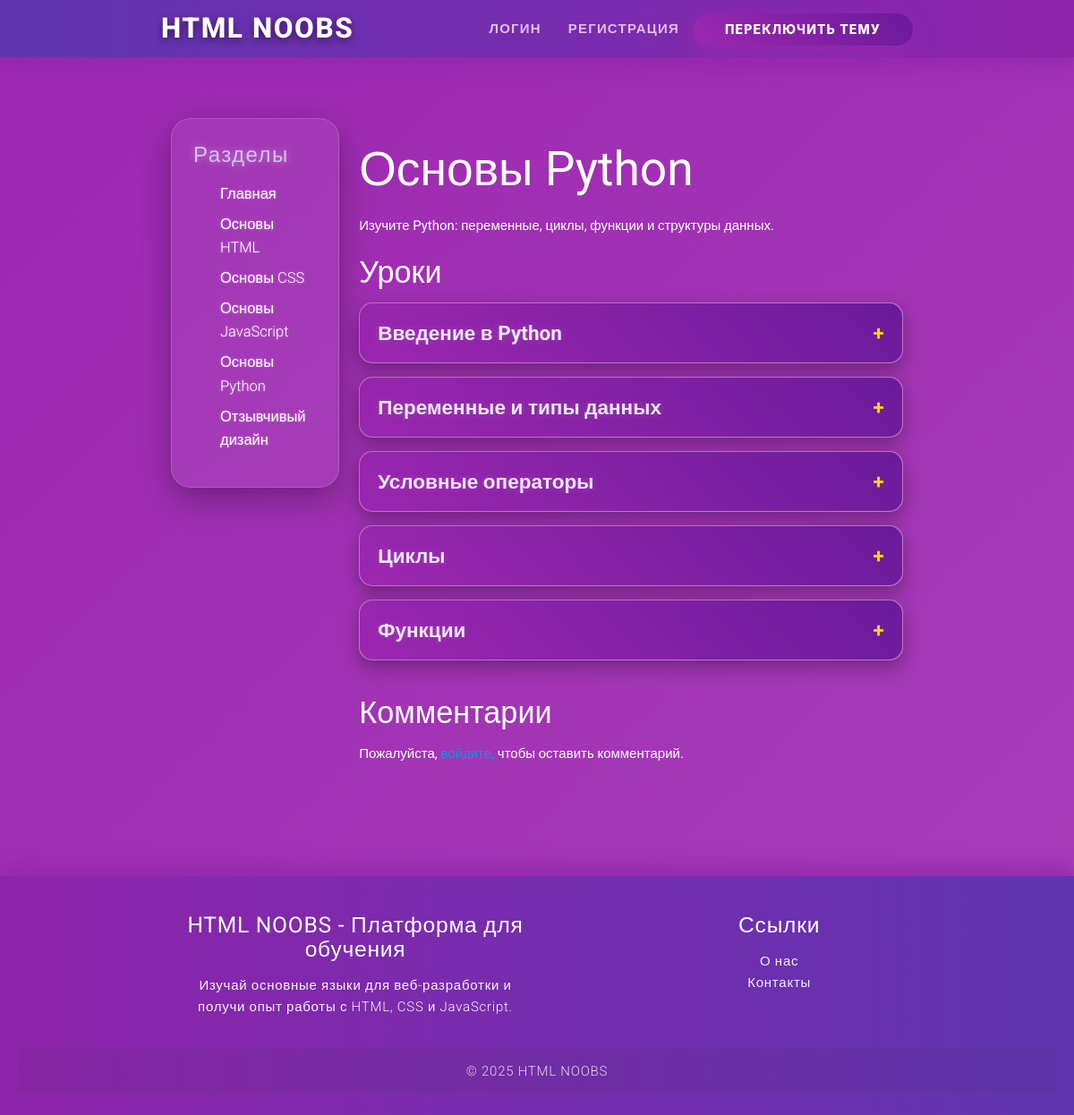
Page /topic/5 on the committed database.
### app.py (models this page shows)
class Topic(db.Model):
    id = db.Column(db.Integer, primary_key=True)
    title = db.Column(db.String(100), nullable=False)
    content = db.Column(db.Text, nullable=False)
    lessons = db.relationship('Lesson', backref='topic', lazy=True)
    comments = db.relationship('Comment', backref='topic', lazy=True)

class Lesson(db.Model):
    id = db.Column(db.Integer, primary_key=True)
    title = db.Column(db.String(100), nullable=False)
    description = db.Column(db.Text, nullable=False)
    content = db.Column(db.Text, nullable=False)  # Поле для обучающей информации
    topic_id = db.Column(db.Integer, db.ForeignKey('topic.id'), nullable=False)

### app.py (the view)
@app.route('/topic/<int:topic_id>', methods=['GET', 'POST'])
def topic(topic_id):
    topic = Topic.query.get_or_404(topic_id)
    if request.method == 'POST' and 'user_id' in session:
        content = request.form['content']
        comment = Comment(content=content, user_id=session['user_id'], topic_id=topic_id)
        db.session.add(comment)
        db.session.commit()
    return render_template('topic.html', topic=topic)

### templates/topic.html (shortened to what this page needs)
{% extends 'base.html' %}
{% block content %}
    <h2>{{ topic.title }}</h2>
    <p>{{ topic.content }}</p>
    <h4>Уроки</h4>
    {% if topic.lessons %}
        <div class="accordion">
            {% for lesson in topic.lessons %}
                <div class="accordion-item">
                    <div class="accordion-header">
                        <span class="accordion-title">{{ lesson.title }}</span>
                        <span class="accordion-icon">+</span>
                    </div>
                </div>
            {% endfor %}
        </div>
    {% else %}
        <p>Уроки для этой темы пока недоступны.</p>
    {% endif %}
    <h4>Комментарии</h4>
    {% if session.user_id %}
        <form method="POST" action="{{ url_for('topic', topic_id=topic.id) }}">
            <div class="input-field">
                <textarea id="content" name="content" class="materialize-textarea" required></textarea>
                <label for="content">Добавить комментарий</label>
            </div>
            <button type="submit" class="btn blue">Опубликовать</button>
        </form>
    {% else %}
        <p>Пожалуйста, <a href="{{ url_for('login') }}">войдите,</a> чтобы оставить комментарий.</p>
    {% endif %}
{% endblock %}

### static/css/style.css (style rules this page uses)
body { font-family: 'Roboto', sans-serif; background: linear-gradient(135deg, #9c27b0, #ab47bc, #8e24aa, #7b1fa2); background-size: 400% 400%; min-height: 100vh; color: #ffffff; line-height: 1.6; overflow-x: hidden; -webkit-font-smoothing: antialiased; -moz-osx-font-smoothing: grayscale; animation: bgGradient 15s ease infinite; }
.accordion { margin-bottom: 40px; }
.accordion-item { background: rgba(255, 255, 255, 0.15); border-radius: 15px; margin-bottom: 15px; box-shadow: 0 8px 20px rgba(0, 0, 0, 0.3); border: 1.5px solid rgba(255, 255, 255, 0.2); transition: box-shadow 0.3s ease, transform 0.3s ease; }
.accordion-header { padding: 15px 20px; display: flex; justify-content: space-between; align-items: center; cursor: pointer; background: linear-gradient(45deg, #9c27b0, #6a1b9a); border-radius: 15px; transition: background 0.3s ease; }
.accordion-title { font-weight: 700; font-size: 1.5rem; color: #ede7f6; text-shadow: 0 0 8px rgba(171, 71, 188, 0.8); }
.accordion-icon { font-weight: 700; font-size: 1.5rem; color: #ffd600; transition: transform 0.3s ease; }

### rows in the picture
Topic: title "Основы Python", content "Изучите Python: переменные, циклы, функции и структуры данных."
Lesson: title "Введение в Python"
Lesson: title "Переменные и типы данных"
Lesson: title "Условные операторы"
Lesson: title "Циклы"
Lesson: title "Функции"
